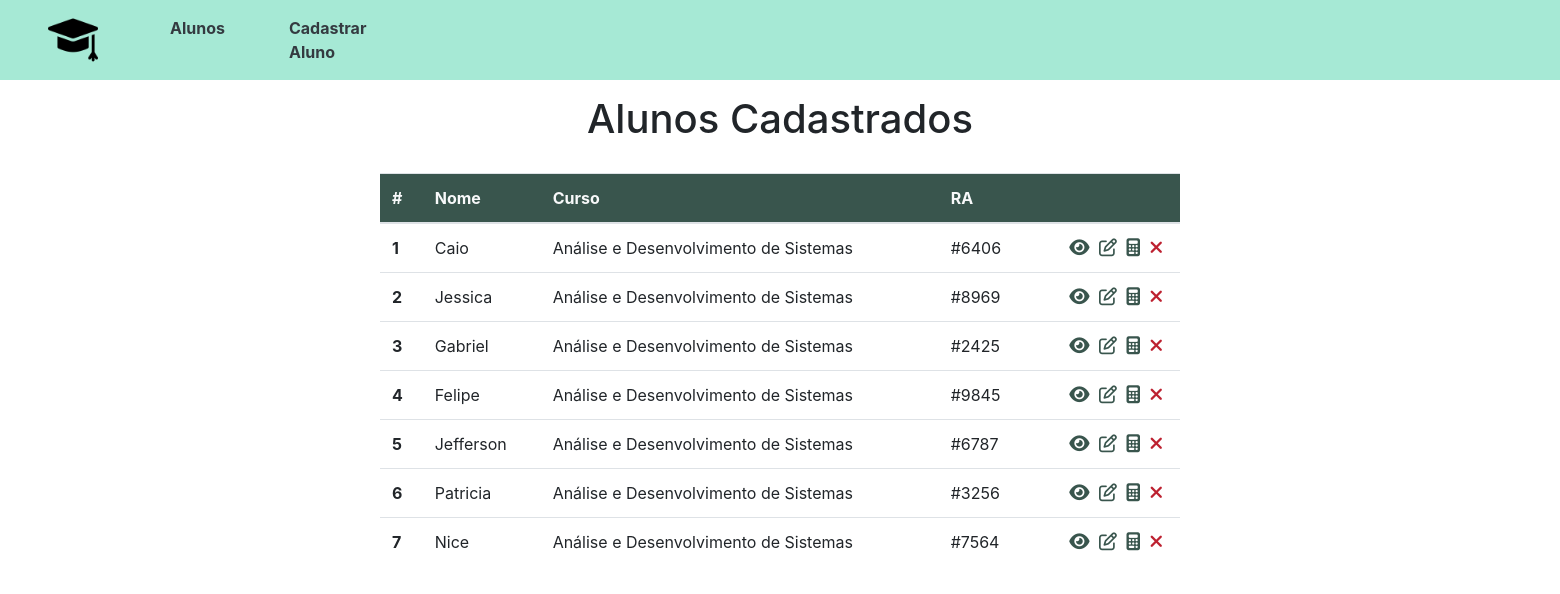
The page / on the database its author committed.
### tables this page shows
CREATE TABLE `aluno` (
  `id` int(10) UNSIGNED NOT NULL,
  `nome` varchar(100) DEFAULT NULL,
  `curso` varchar(100) DEFAULT NULL,
  `ra` varchar(100) DEFAULT NULL,
  `p1` varchar(10) DEFAULT NULL,
  `p2` varchar(10) DEFAULT NULL,
  `p3` varchar(10) DEFAULT NULL,
  `p4` varchar(10) DEFAULT NULL,
  `media` varchar(10) DEFAULT NULL
);

### config/url.php (called while the page is built)
<?php
  $BASE_URL = "http://" . $_SERVER['SERVER_NAME'] . dirname($_SERVER['REQUEST_URI'] . '?') . '/';

### config/process.php (called while the page is built, shortened)
<?php
  include_once("connection.php");
  include_once("url.php");
  $data = $_POST;
  if(!empty($data)) {
    if($data["type"] === "create") {
      $nome = $data["nome"];
      $curso = $data["curso"];
      $ra = $data["ra"];
      $query = "INSERT INTO aluno (nome, curso, ra) VALUES (:nome, :curso, :ra)";
      $stmt = $conn->prepare($query);
      $stmt->bindParam(":nome", $nome);
      $stmt->bindParam(":curso", $curso);
      $stmt->bindParam(":ra", $ra);
      try {
        $stmt->execute();
        $_SESSION["msg"] = "Aluno inserido com sucesso!";
      } catch(PDOException $e) {
        $error = $e->getMessage();
        echo "Erro: $error";
      }
    } else if($data["type"] === "edit") {
      $nome = $data["nome"];
      $curso = $data["curso"];
      $ra = $data["ra"];
      $id = $data["id"];
      $query = "UPDATE aluno
                SET nome = :nome, curso = :curso, ra = :ra
                WHERE id = :id";
      $stmt = $conn->prepare($query);
      $stmt->bindParam(":nome", $nome);
      $stmt->bindParam(":curso", $curso);
      $stmt->bindParam(":ra", $ra);
      $stmt->bindParam(":id", $id);
      try {
        $stmt->execute();
        $_SESSION["msg"] = "Dados do aluno atualizados com sucesso!";
      } catch(PDOException $e) {
        $error = $e->getMessage();
        echo "Erro: $error";
      }
    } else if($data["type"] === "delete") {
      $id = $data["id"];
      $query = "DELETE FROM aluno WHERE id = :id";
      $stmt = $conn->prepare($query);
      $stmt->bindParam(":id", $id);
      try {
        $stmt->execute();
        $_SESSION["msg"] = "Aluno removido com sucesso!";
      } catch(PDOException $e) {
        $error = $e->getMessage();
        echo "Erro: $error";
      }
    } else if($data["type"] === "media"){
      $p1 = $data["p1"];
      $p2 = $data["p2"];
      $p3 = $data["p3"];
      $p4 = $data["p4"];
      $id = $data["id"];
      $intp1 = intval($p1);
      $intp2 = intval($p2);
      $intp3 = intval($p3);
      $intp4 = intval($p4);
      $calc = ($intp1 + $intp2 + $intp3 + $intp4) / 4;
      $media = strval($calc);
      $query = "UPDATE aluno
                SET p1 = :p1, p2 = :p2, p3 = :p3, p4 = :p4, media = :media
                WHERE id = :id";
      $stmt = $conn->prepare($query);
      $stmt->bindParam(":p1", $p1);
      $stmt->bindParam(":p2", $p2);
      $stmt->bindParam(":p3", $p3);
      $stmt->bindParam(":p4", $p4);
      $stmt->bindParam(":media", $media);
      $stmt->bindParam(":id", $id);
      try {
        $stmt->execute();
        $_SESSION["msg"] = "Notas inseridas com sucesso!";
      } catch(PDOException $e) {
        $error = $e->getMessage();
        echo "Erro: $error";
      }
    }
    header("Location:" . $BASE_URL . "../index.php");
  } else {
    if(!empty($id)) {
      $query = "SELECT * FROM aluno WHERE id = :id";
      $stmt = $conn->prepare($query);
      $stmt->bindParam(":id", $id);
      $stmt->execute();
      $alunos = $stmt->fetch();
    } else {
      $query = "SELECT * FROM aluno";
      $stmt = $conn->prepare($query);
      $stmt->execute();
      $alunos = $stmt->fetchAll();
    }
  }

### index.php (the view, shortened to what this page needs)
<?php
  include_once("templates/header.php");
?>
  <div class="container">
    <h1 class="" id="main-title">Alunos Cadastrados</h1>
    <?php if(count($alunos) > 0): ?>
      <table class="table" id="contacts-table">
        <thead class="bg-thead text-light">
          <tr>
            <th scope="col">#</th>
            <th scope="col">Nome</th>
            <th scope="col">Curso</th>
            <th scope="col">RA</th>
            <th scope="col"></th>
          </tr>
          </thead>
        <body>
          <?php foreach($alunos as $aluno): ?>
            <tr>
              <td scope="row" class="col-id"><?= $aluno["id"] ?></td>
              <td scope="row"><?= $aluno["nome"] ?></td>
              <td scope="row"><?= $aluno["curso"] ?></td>
              <td scope="row"><?= $aluno["ra"] ?></td>
              <td class="actions">
                <a href="<?= $BASE_URL ?>show.php?id=<?= $aluno["id"] ?>"><i class="fas fa-eye check-icon"></i></a>
                <a href="<?= $BASE_URL ?>edit.php?id=<?= $aluno["id"] ?>"><i class="far fa-edit edit-icon"></i></a>
                <a href="<?= $BASE_URL ?>media.php?id=<?= $aluno["id"] ?>"><i class="fa-solid fa-calculator calculator-icon"></i></a>
                <form class="delete-form" action="<?= $BASE_URL ?>/config/process.php" method="POST">
                  <button type="submit" class="delete-btn"><i class="fas fa-times delete-icon"></i></button>
                </form>
              </td>
            </tr>
          <?php endforeach; ?>
        </body>
      </table>
    <?php else: ?>
      <p id="empty-list-text">Ainda não há contatos na sua agenda, <a href="<?= $BASE_URL ?>create.php">clique aqui para adicionar</a>.</p>
    <?php endif; ?>
  </div>
<?php
  include_once("templates/footer.php");
?>

### templates/header.php (shortened to what this page needs)
<?php
  include_once("config/url.php");
  include_once("config/process.php");
?>
<!DOCTYPE html>
<html lang="en">
<head>
  <link rel="stylesheet" href="https://cdnjs.cloudflare.com/ajax/libs/twitter-bootstrap/4.5.3/css/bootstrap.min.css" />
  <link rel="stylesheet" href="https://cdnjs.cloudflare.com/ajax/libs/font-awesome/5.15.1/css/all.min.css" />
  <link rel="stylesheet" href="<?= $BASE_URL ?>css/styles.css">
</head>
<body>
  <header>
    <nav class="navbar navbar-expand-lg navbar-dark bg-navbar pl-5">
      <a class="navbar-brand" href="<?= $BASE_URL ?>index.php">
        <img src="<?= $BASE_URL ?>img/logo.svg" alt="Agenda">
      </a>
      <div>
        <div class="navbar-nav ml-5">
          <a class="nav-link active text-dark text-bold bold" id="home-link" href="<?= $BASE_URL ?>index.php">Alunos</a>
          <a class="nav-link active text-dark text-bold bold ml-5" href="<?= $BASE_URL ?>create.php">Cadastrar Aluno</a>
        </div>
      </div>
      <div class="icon-info" style="width: 1400px; padding-left: 1300px">
  </div>
    </nav>
  </header>

### templates/footer.php (shortened to what this page needs)
</body>
</html>

### css/styles.css (style rules this page uses)
.navbar-brand img { width: 50px; }
#main-title { text-align: center; margin: 15px 0 30px; }
.bg-navbar { background-color: #a6e9d5; }
.bg-thead { background-color: #39554d; }
#contacts-table { max-width: 800px; margin: 0 auto; }
.col-id { font-weight: bold; }
.actions { text-align: right; width: 150px; }
.actions i { font-size: 18px; margin-right: 5px; }
.check-icon { color: #39554d; }
.edit-icon { color: #39554d; transition: .5s; }
.calculator-icon { color: #39554d; transition: .5s; }
.delete-form { display: inline-block; }
.delete-btn { background-color: transparent; border: none; padding: 0; }
.delete-icon { color: #BD2130; }
.bold { font-weight: bold; }

### rows shown on the page
aluno: id "1", nome "Caio", curso "Análise e Desenvolvimento de Sistemas", ra "#6406"
aluno: id "2", nome "Jessica", curso "Análise e Desenvolvimento de Sistemas", ra "#8969"
aluno: id "3", nome "Gabriel", curso "Análise e Desenvolvimento de Sistemas", ra "#2425"
aluno: id "4", nome "Felipe", curso "Análise e Desenvolvimento de Sistemas", ra "#9845"
aluno: id "5", nome "Jefferson", curso "Análise e Desenvolvimento de Sistemas", ra "#6787"
aluno: id "6", nome "Patricia", curso "Análise e Desenvolvimento de Sistemas", ra "#3256"
aluno: id "7", nome "Nice", curso "Análise e Desenvolvimento de Sistemas", ra "#7564"
